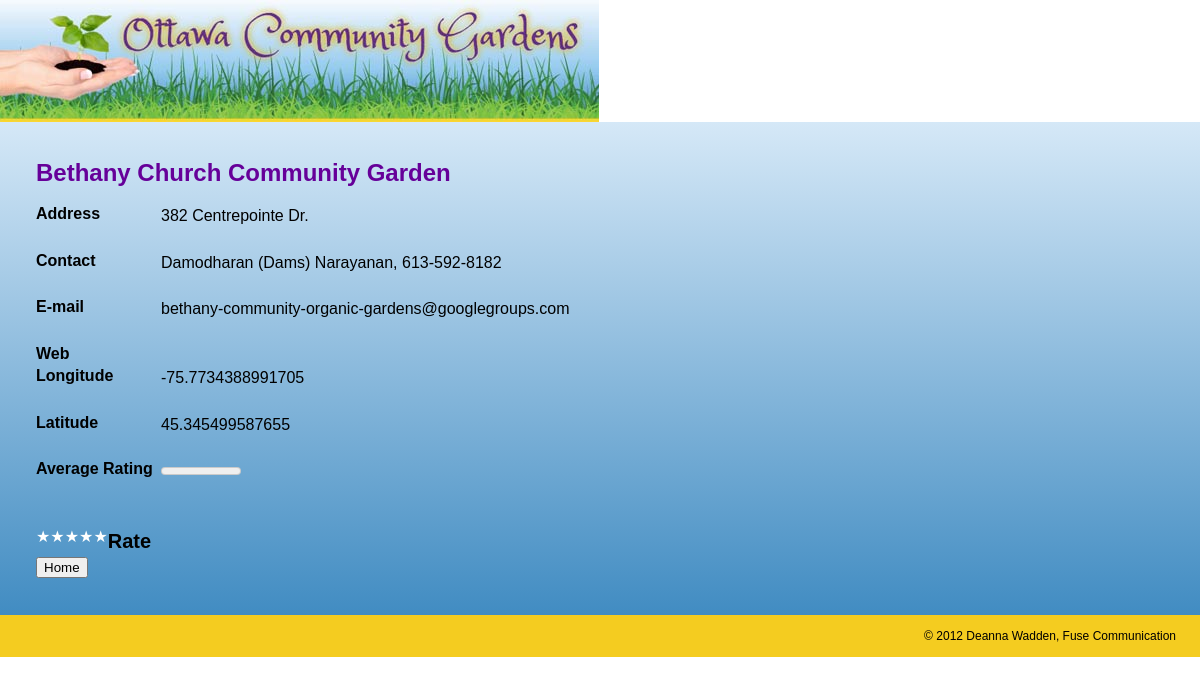
Page /single.php?id=1 on the earlier database version.
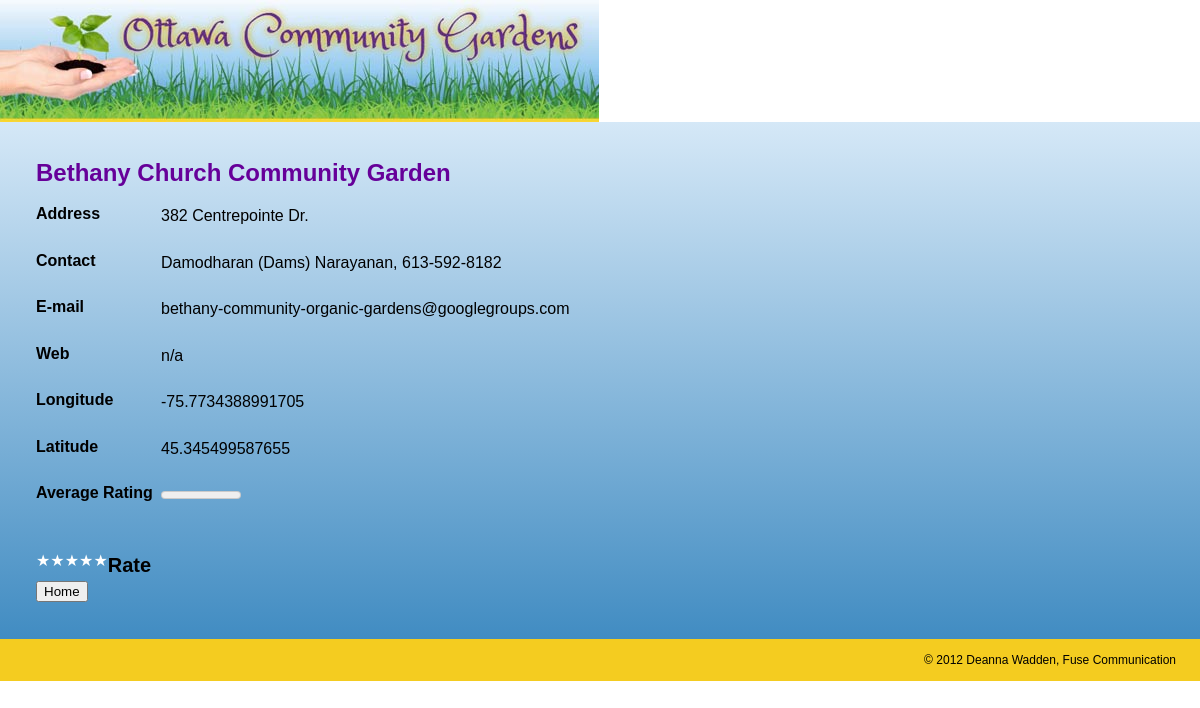
Same page on the later database version.
### tables this page shows
CREATE TABLE IF NOT EXISTS `garden_locations` (
  `id` int(11) NOT NULL AUTO_INCREMENT,
  `name` varchar(255) NOT NULL,
  `street_address` text NOT NULL,
  `longitude` double NOT NULL,
  `latitude` double NOT NULL,
  `rate_count` int(11) NOT NULL,
  `rate_total` int(11) NOT NULL,
  `contact` varchar(80) NOT NULL,
  `email` varchar(50) NOT NULL,
  `url` varchar(50) NOT NULL,
  PRIMARY KEY (`id`)
);

### single.php (the view, shortened to what this page needs)
<?php
$id = filter_input(INPUT_GET, 'id', FILTER_SANITIZE_NUMBER_INT);
require_once 'includes/db.php';
$sql = $db->prepare('
	SELECT id, name, street_address, contact, email, url, longitude, latitude,  rate_count, rate_total
	FROM garden_locations
	WHERE id = :id
');
$sql->bindValue(':id', $id, PDO::PARAM_INT);
$sql->execute();
$garden = $sql->fetch();
if ($garden['rate_count'] > 0) {
	$rating = round($garden['rate_total'] / $garden['rate_count']);
} else {
	$rating = 0;
}
$cookie = get_rate_cookie();
include_once 'includes/wrapper-top.php';
?>
<div id="single-info">
	<h1><?php echo $garden['name']; ?></h1>
	<dl>
		<dt>Address</dt><dd><?php echo $garden['street_address']; ?></dd>
		<dt>Contact</dt><dd><?php echo $garden['contact']; ?></dd>
		<dt>E-mail</dt><dd><?php echo $garden['email']; ?></dd>
		<dt>Web</dt><dd><?php echo $garden['url']; ?></dd>
		<dt>Longitude</dt><dd><?php echo $garden['longitude']; ?></dd>
		<dt>Latitude</dt><dd><?php echo $garden['latitude']; ?></dd>
		<dt>Average Rating</dt><dd><meter value="<?php echo $rating; ?>" min="0" max="5"><?php echo $rating; ?> out of 5</meter></dd>
	</dl>
	<?php if (isset($cookie[$id])) : ?>
	<h2>Your rating</h2>
	<ol class="rater rater-usable clearfix">
		<?php for ($i = 1; $i <= 5; $i++) : ?>
			<?php $class = ($i <= $cookie[$id]) ? 'is-rated' : ''; ?>
			<li class="rater-level <?php echo $class; ?>">★</li>
		<?php endfor; ?>
	</ol>
	<?php else : ?>
	<h2>Rate</h2>
	<ol class="rater rater-usable">
		<?php for ($i = 1; $i <= 5; $i++) : ?>
		<li class="rater-level"><a href="rate.php?id=<?php echo $garden['id']; ?>&rate=<?php echo $i; ?>">★</a></li>
		<?php endfor; ?>
	</ol>
	<div>
		<button id="home">Home</button>
	</div>
	<?php endif; ?>
</div>
<?php
include_once 'includes/wrapper-bottom.php';
?>

### includes/wrapper-top.php (shortened to what this page needs)
<!DOCTYPE HTML>
<html>
<head>
	<link href="css/public.css" rel="stylesheet">
</head>
<body>
	<header>
		<img id="banner" src="images/banner-320.jpg" alt="">
	</header>

### includes/wrapper-bottom.php (shortened to what this page needs)
	<footer>
		<p>© <?php echo date('Y'); ?> Deanna Wadden, Fuse Communication</p>
	</footer>
</body>
</html>

### css/public.css (style rules this page uses)
html { margin: 0; padding:0; }
body { margin: 0; padding:0; min-width: 320 px; font: normal 100%/1.5 "Trebuchet MS", Arial, Helvetica, sans-serif; }
header { margin: 0; padding:0; display: block; width: 100%; }
header img { display: block; max-width: 100%; }
footer { margin: 0; padding: 1% 2%; background-color: #f4cc20; }
footer p { margin: 0; padding: 0; font-size: .75em; text-align: right; }
#single-info { margin: 0; padding: 3%; width: 94%; background: #d5e8f7; background: -moz-linear-gradient(top, #d5e8f7 0%, #418cc2 100%); background: -webkit-gradient(linear, left top, left bottom, color-stop(0%,#d5e8f7), color-stop(100%,#418cc2)); background: -webkit-linear-gradient(top, #d5e8f7 0%,#418cc2 100%); background: -o-linear-gradient(top, #d5e8f7 0%,#418cc2 100%); background: -ms-linear-gradient(top, #d5e8f7 0%,#418cc2 100%); background: linear-gradient(top, #d5e8f7 0%,#418cc2 100%); filter: progid:DXImageTransform.Microsoft.gradient( startColorstr='#d5e8f7', endColorstr='#418cc2',GradientType=0 ); }
#single-info h1 { margin: 0; padding: 0; color: #660099; font: bold 1.5em/1.25 "Trebuchet MS", Arial, Helvetica, sans-serif; }
#single-info h2 { margin: 0; padding: 0; display: inline; font: bold 1.25em/1.25 "Trebuchet MS", Arial, Helvetica, sans-serif; }
#single-info ol { margin: 0; padding: 0; display: inline; }
dl { display: inline-block; width: 100%; }
dt { margin: 0; padding: 0; clear: both; width: 100%; display: block; float: left; font-weight: bold; line-height: 1.25 }
dd { margin: 0; padding-bottom: 2%; clear: right; display: inline; float: left; }
ol.rater { margin: 0; padding: 0; display: inline; list-style-type: none; }
.rater { display: inline-block; margin: 0; padding: 0; vertical-align: middle; list-style-type: none; line-height: 1; }
.rater-level { float: left; color: #fff; }
.rater-level a, .rater-level a:link, .rater-level a:visited { color: #fff; text-decoration: none }
@media screen and (min-width: 1000px) { #single-info { margin: 0; padding: 3%; width: 94%; background: #d5e8f7; background: -moz-linear-gradient(top, #d5e8f7 0%, #418cc2 100%); background: -webkit-gradient(linear, left top, left bottom, color-stop(0%,#d5e8f7), color-stop(100%,#418cc2)); background: -webkit-linear-gradient(top, #d5e8f7 0%,#418cc2 100%); background: -o-linear-gradient(top, #d5e8f7 0%,#418cc2 100%); background: -ms-linear-gradient(top, #d5e8f7 0%,#418cc2 100%); background: linear-gradient(top, #d5e8f7 0%,#418cc2 100%); filter: progid:DXImageTransform.Microsoft.gradient( startColorstr='#d5e8f7', endColorstr='#418cc2',GradientType=0 ); } }
@media screen and (min-width: 1000px) { #single-info h1 { margin: 0; padding: 0; color: #660099; font: bold 1.5em/1.25 "Trebuchet MS", Arial, Helvetica, sans-serif; } }
@media screen and (min-width: 1000px) { dl { display: inline-block; width: 100%; } }
@media screen and (min-width: 1000px) { dt { margin: 0; padding: 0; clear: both; width: 125px; display: inline; float: left; font-weight: bold; } }
@media screen and (min-width: 1000px) { dd { margin: 0; padding-bottom: 2%; clear: right; display: inline; float: left; } }

Differences in the rows shown:
changed garden_locations "Bethany Church Community Garden": url (not shown) → "n/a"
